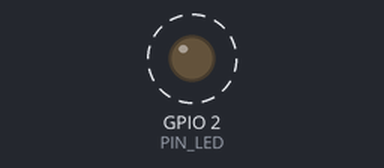
A program run on a simulated ESP32. Shown: output pins drawn as LEDs (lit = HIGH). Dashed ring = blinking.

Above: at 0.2 s.
Timing chart, 0 to 3.0 s (numbered marks = the images above):
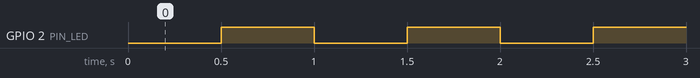

The program:

main.cpp
```cpp
/*
    ─────────────────────────────────────────────────────────────────────

    CURSO: Internet de las Cosas con ESP32
    INSTITUCIÓN: Universidad Nacional de Santiago del Estero (UNSE)

    ─────────────────────────────────────────────────────────────────────

    MÓDULO:      Clase 2 - Entradas y Salidas Digitales
    PROYECTO:    Blink No Bloqueante
    HARDWARE:    Familia ESP32 (todos los modelos)
    FRAMEWORK:   Arduino / PlatformIO

    DESCRIPCIÓN:
    Implementación de parpadeo de LED sin usar delay(), permitiendo
    ejecutar otras tareas en paralelo. Usa millis() para timing no
    bloqueante, fundamental para sistemas multitarea.

    ─────────────────────────────────────────────────────────────────────
*/

#include <Arduino.h>

#define PIN_LED 2
#define BLINK_MS 500

unsigned long lastBlink = 0;
bool ledState = false;

void setup() {
	pinMode(PIN_LED, OUTPUT);
}

void loop() {
	unsigned long ahora = millis();
	if (ahora - lastBlink >= BLINK_MS) {
		lastBlink = ahora;
		ledState = !ledState;
		digitalWrite(PIN_LED, ledState);
	}
	// aquí se pueden leer botones,
	// UART, sensores, etc.
}

/*
===============================================================================
                    TIMING NO BLOQUEANTE - TEORÍA Y REFERENCIA
===============================================================================

--- CONCEPTOS CLAVE ---

CÓDIGO BLOQUEANTE vs NO BLOQUEANTE:
- Bloqueante: delay() detiene todo el programa
- No bloqueante: el programa sigue ejecutándose mientras espera

millis():
Retorna milisegundos desde que arrancó el ESP32 (uint32_t).
Se desborda cada ~49 días, pero la resta funciona correctamente
por aritmética módulo 2^32.

PATRÓN NO BLOQUEANTE:
1. Guardar timestamp de última acción
2. En cada loop comparar tiempo transcurrido
3. Si cumple intervalo, ejecutar acción y actualizar timestamp

--- FUNCIONES PRINCIPALES ---

millis()
  Retorna milisegundos desde inicio
  Tipo: unsigned long (uint32_t)
  No se detiene, sigue contando siempre

micros()
  Similar a millis() pero en microsegundos
  Mayor resolución, desborda más rápido (~70 minutos)

--- EJEMPLO PRÁCTICO ---

Patrón básico usado:
  unsigned long ultimo = 0;
  unsigned long intervalo = 1000;

  if (millis() - ultimo >= intervalo) {
    ultimo = millis();
    // Acción cada 1 segundo
  }

Múltiples tareas independientes:
  unsigned long lastBlink = 0;
  unsigned long lastRead = 0;

  if (millis() - lastBlink >= 500) {
    lastBlink = millis();
    toggleLED();
  }

  if (millis() - lastRead >= 100) {
    lastRead = millis();
    leerSensor();
  }

--- NOTAS IMPORTANTES ---

• millis() nunca usar con delay(), son filosofías opuestas
• La resta (millis() - ultimo) maneja overflow automáticamente
• Cada tarea tiene su propio timestamp independiente
• Ideal para: múltiples LEDs, lecturas periódicas, timeouts
• Crucial para sistemas IoT que deben responder a eventos

--- TROUBLESHOOTING ---

Timing impreciso: Normal, no es tiempo real estricto
Variables no unsigned long: Usar uint32_t o unsigned long
Overflow: No requiere manejo especial, la resta funciona

===============================================================================
*/
```

Measured:
- by itself, GPIO 2 (PIN_LED): alternates HIGH for 0.50 s and LOW for 0.50 s
